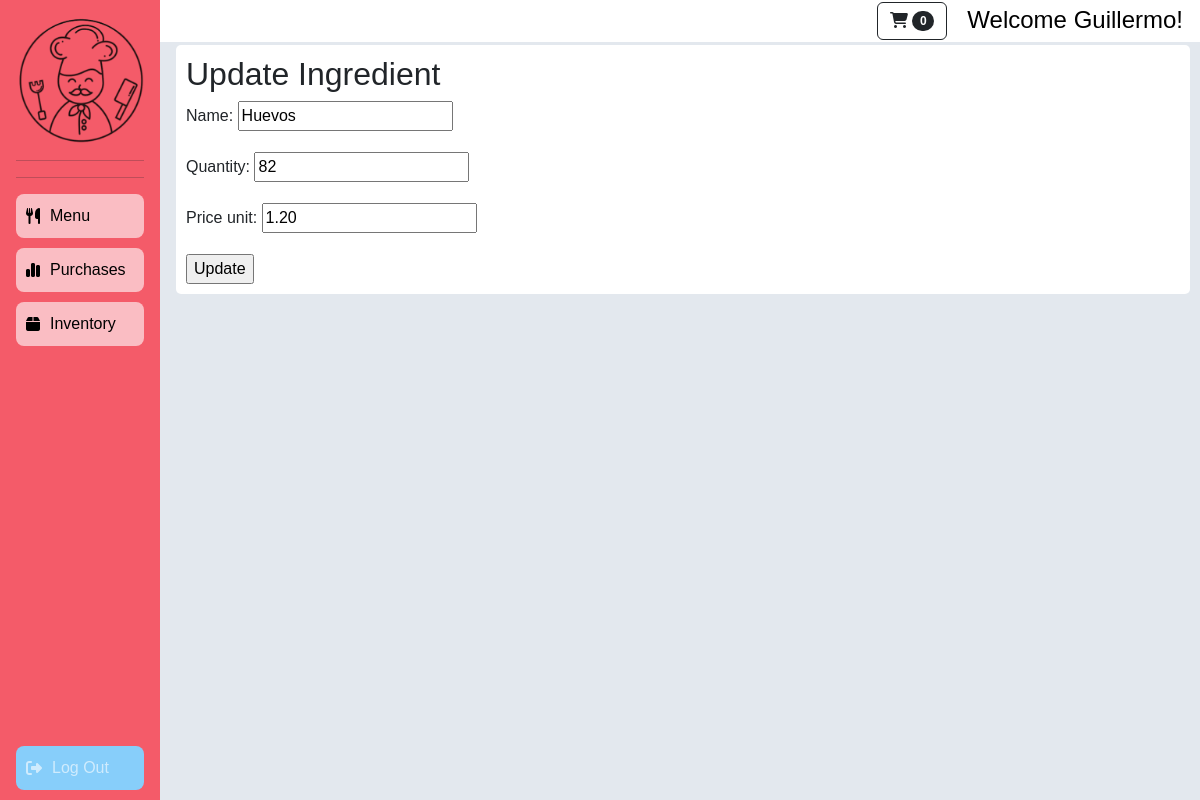
/inventory/update/35 (signed in), run on the app's committed database.
### main/models.py (models this page shows, shortened)
class Ingredient(models.Model):
    name_validator = RegexValidator(
        regex=r'^[a-zA-Z ]+$',
        message='El nombre solo puede contener letras y espacios.',
        code='invalid_name'
    )
    name = models.CharField(max_length=100, unique=True, validators=[name_validator])
    quantity = models.PositiveIntegerField()
    price_unit = models.DecimalField(max_digits=10, decimal_places=2)

### main/views.py (the view)
# urls.py: path('inventory/update/<pk>', UpdateInventoryItemView.as_view(), name='update_ingredient'),
@method_decorator(login_required, name='dispatch')
class UpdateInventoryItemView(LoginRequiredMixin, UpdateView):
    model = Ingredient
    form_class = IngredientForm
    success_url = '/inventory'
    template_name = 'main/update_ingredient.html'

### main/forms.py
class IngredientForm(forms.ModelForm):
    class Meta:
        model = Ingredient
        fields = ['name', 'quantity', 'price_unit']

### main/cart.py (called while the page is built)
    def __len__(self):
        cart_quantity = sum(item['quantity'] for item in self.cart.values())
        return cart_quantity

### main/views.py (called while the page is built)
def cart(request):
	return {'cart': Cart(request)}

### main/templates/main/update_ingredient.html (shortened to what this page needs)
{% extends 'base_main.html' %}
{% load static %}
{% block content %}
<div class="update-view">
    <h2>Update Ingredient</h2>
    <form method="post"s>
        {{ form.as_p }}
        <input type="submit" value="Update" />
    </form>
</div>
{% endblock %}

### main/templates/base_main.html (shortened to what this page needs)
{% load static %}
<!DOCTYPE html>
<html lang="en">
<head>
    <link href="{% static 'fontawesomefree/css/fontawesome.css' %}" rel="stylesheet" type="text/css">
    <link href="{% static 'fontawesomefree/css/brands.css' %}" rel="stylesheet" type="text/css">
    <link href="{% static 'fontawesomefree/css/solid.css' %}" rel="stylesheet" type="text/css">
    <link rel="stylesheet" href="https://cdn.jsdelivr.net/npm/bootstrap@4.0.0/dist/css/bootstrap.min.css">
    <link href="{% static 'main/css/styles.css' %}" rel="stylesheet" type="text/css" >
    <link href="{% static 'main/css/base.css' %}" rel="stylesheet" type="text/css" >
</head>
<body>
    <header class="main-header">
        <div class="header-content">
            <a href="{% url 'card' %}" class="btn btn-outline-dark header-card"><i class="fa-solid fa-cart-shopping"></i><span class="badge bg-dark text-white ms-1 rounded-pill"" id="cart_quantity">{{ cart|length }}</span></a>
            {% if user.username %}
            <h4 class="header-greet"> Welcome {{ user.username }}!</h4>
            {% endif %}
        </div>
    </header>
    <main>
        <nav class="sidebar">
            <img
            src="{% static 'main/assets/logo.png' %}"
            alt="Django Djitney Logo"
            style="max-width: 100%; height: auto;"
            />
            <hr><hr>
            <a href="{% url 'menu' %}" onclick="cambiarColor(this)">
                <i class="fa-solid fa-utensils"></i> <span>Menu</span>
            </a>
            <a href="{% url 'purchases' %}" onclick="cambiarColor(this)">
                <i class="fa-solid fa-chart-simple"></i> <span>Purchases</span>
            </a>
            <a href="{% url 'inventory' %}" onclick="cambiarColor(this)">
                <i class="fas fa-box"></i> <span>Inventory</span>
            </a>
            <a href="{% url 'logout' %}" class="logout-button"s>
                <i class="fa-solid fa-right-from-bracket"></i> <span>Log Out</span>
            </a>
        </nav>
        <section>
            {% block content %}{% endblock %}
        </section>
    </main>
</body>
</html>

### main/static/main/css/base.css (style rules this page uses)
* { font-family: 'Asap', sans-serif;; }
body { background-color: rgba(69, 105, 144, 0.15); padding: 0; margin: 0; }
.header-content { display: flex; justify-content: right; align-items: flex-end; }
.header-greet { color: black; margin-right: 15px; margin-left: 20px; margin-bottom: 5px; }
.main-header { position: fixed; top: 0; width: 100%; background-color: white; z-index: 1000; padding: 2px; }
.update-view, .delete-view { margin-top: 45px; margin-left: 11rem; margin-right: 10px; background-color: white; padding: 10px; border-radius: 5px; }
.sidebar { position: fixed; top: 0; left: 0; bottom: 0; width: 10rem; padding: 1rem 1rem; z-index: 1050; transition: width 0.1s ease-in-out; background-color: rgba(244, 91, 105, 1); }
.sidebar a { color: black; padding: 10px; display: flex; text-decoration: none; background-color: rgba(255, 255, 255, 0.6); margin-bottom: 10px; align-items: center; border-radius: 8px; transition: background-color 0.3s; }
.sidebar a span { display: inline-block; margin-left: 10px; }
.sidebar .logout-button { background-color: #87CEFA; color: rgba(255, 255, 255, 0.6); padding: 10px; text-align: center; position: absolute; bottom: 0; width: 80%; }

### data on the page
Ingredient: name "Huevos", quantity "82", price_unit "1.20"

### other printed values
{{ cart|length }} "0"
{{ user.username }} "Guillermo"
